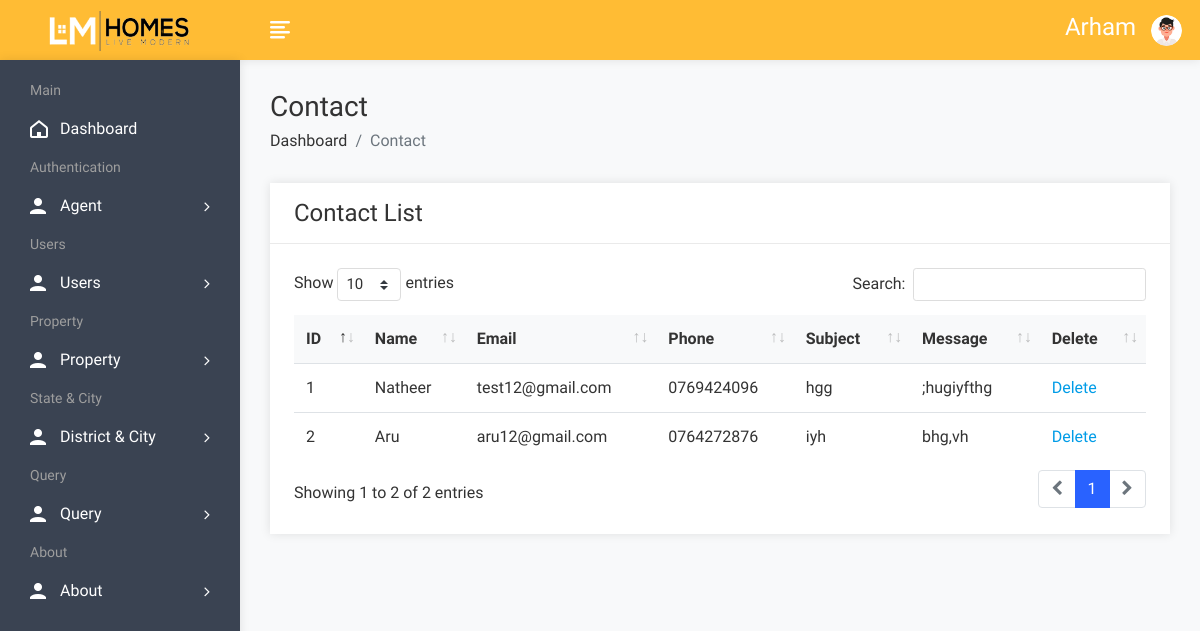
The page /admin/contactview.php (signed in) on the database its author committed.
### tables this page shows
CREATE TABLE `contact` (
  `cid` int(50) NOT NULL,
  `name` varchar(100) NOT NULL,
  `email` varchar(100) NOT NULL,
  `phone` varchar(20) NOT NULL,
  `subject` varchar(100) NOT NULL,
  `message` varchar(250) NOT NULL
);

### admin/contactview.php (the view, shortened to what this page needs)
<!DOCTYPE html>
<html lang="en">
<head>
        <link rel="stylesheet" href="assets/css/bootstrap.min.css">
        <link rel="stylesheet" href="assets/css/font-awesome.min.css">
        <link rel="stylesheet" href="assets/css/feathericon.min.css">
		<link rel="stylesheet" href="assets/plugins/datatables/dataTables.bootstrap4.min.css">
		<link rel="stylesheet" href="assets/plugins/datatables/responsive.bootstrap4.min.css">
		<link rel="stylesheet" href="assets/plugins/datatables/select.bootstrap4.min.css">
		<link rel="stylesheet" href="assets/plugins/datatables/buttons.bootstrap4.min.css">
        <link rel="stylesheet" href="assets/css/style.css">
    </head>
    <body>
				<?php include("header.php"); ?>
            <div class="page-wrapper">
                <div class="content container-fluid">
					<div class="page-header">
						<div class="row">
							<div class="col">
								<h3 class="page-title">Contact</h3>
								<ul class="breadcrumb">
									<li class="breadcrumb-item"><a href="dashboard.php">Dashboard</a></li>
									<li class="breadcrumb-item active">Contact</li>
								</ul>
							</div>
						</div>
					</div>
					<div class="row">
						<div class="col-sm-12">
							<div class="card">
								<div class="card-header">
									<h4 class="card-title">Contact List</h4>
								</div>
								<div class="card-body">
									<table id="basic-datatable" class="table">
                                            <thead>
                                                <tr>
                                                    <th>ID</th>
                                                    <th>Name</th>
                                                    <th>Email</th>
                                                    <th>Phone</th>
													<th>Subject</th>
                                                    <th>Message</th>
                                                    <th>Delete</th>
                                                </tr>
                                            </thead>
                                            <tbody>
											<?php
												$query=mysqli_query($con,"select * from contact");
												$cnt=1;
												while($row=mysqli_fetch_row($query))
													{
											?>
                                                <tr>
                                                    <td><?php echo $cnt; ?></td>
                                                    <td><?php echo $row['1']; ?></td>
                                                    <td><?php echo $row['2']; ?></td>
                                                    <td><?php echo $row['3']; ?></td>
                                                    <td><?php echo $row['4']; ?></td>
													<td><?php echo $row['5']; ?></td>
                                                    <td><a href="contactdelete.php?id=<?php echo $row['0']; ?>">Delete</a></td>
                                                </tr>
                                                <?php
												$cnt=$cnt+1;
												}
												?>
                                            </tbody>
                                        </table>
								</div>
							</div>
						</div>
					</div>
				</div>
			</div>
    </body>
</html>

### rows shown on the page
contact: name "Natheer", email "test12@gmail.com", phone "0769424096", subject "hgg", message ";hugiyfthg"
contact: name "Aru", email "aru12@gmail.com", phone "0764272876", subject "iyh", message "bhg,vh"

### other values the page prints
$_SESSION['auser'] "Arham"
